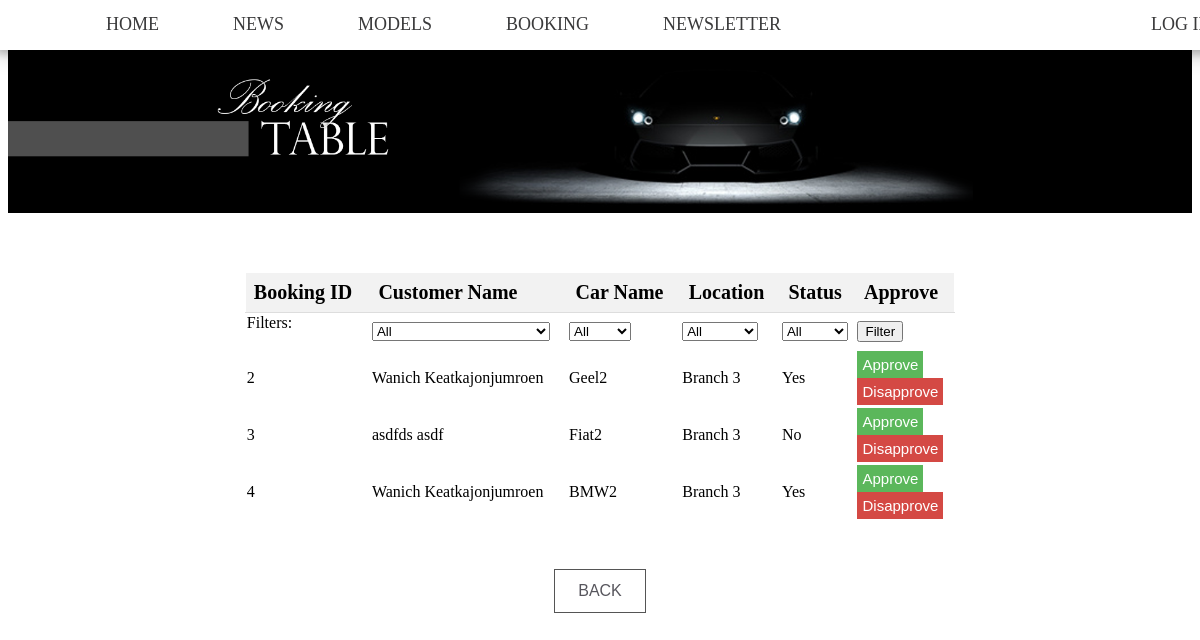
Screenshot of /booking-table.php with the database file from the repository.
### tables this page shows
CREATE TABLE `booking` (
  `bookingID` int(11) NOT NULL,
  `customerID` int(11) NOT NULL,
  `branchID` int(11) NOT NULL,
  `approved` int(1) NOT NULL DEFAULT '0',
  `productID` int(11) NOT NULL,
  `date` date NOT NULL
);

CREATE TABLE `customer` (
  `customerID` int(11) NOT NULL,
  `fName` varchar(30) NOT NULL,
  `lName` varchar(30) NOT NULL,
  `username` varchar(30) NOT NULL,
  `email` varchar(50) NOT NULL,
  `joinDate` datetime NOT NULL,
  `password` varchar(20) NOT NULL,
  `disabled` tinyint(1) NOT NULL
);

CREATE TABLE `product` (
  `productID` int(11) NOT NULL,
  `price` int(11) NOT NULL,
  `name` varchar(50) NOT NULL,
  `manufacturer` int(11) NOT NULL,
  `description` varchar(300) NOT NULL,
  `length` int(11) NOT NULL,
  `width` int(11) NOT NULL,
  `height` int(11) NOT NULL,
  `maxSpeed` int(11) NOT NULL,
  `acceleration` int(11) NOT NULL,
  `imageNum` int(11) NOT NULL DEFAULT '1',
  `disabled` int(11) NOT NULL DEFAULT '0'
);

CREATE TABLE `branch` (
  `branchID` int(11) NOT NULL,
  `name` varchar(20) NOT NULL,
  `location` varchar(200) NOT NULL
);

### booking-table.php (the view, shortened to what this page needs)
<html>
<head>
  <link rel="stylesheet" href="main.css"/>
  <header>
    <?php
    require_once('menu.php');
    ?>
  </head>
<body>
  <img style="margin: 2% 0% 5% 0%;" src="booking-table.png">
  <center>
    <table class="usertable" style="border-collapse: collapse; width: 60%;">
      <tr style = "background-color:#f2f2f2;" >
        <th style="padding: 8px; text-align: left; border-bottom: 1px solid #ddd; font-size: 20px;">Booking ID</th>
        <th style="padding: 8px; text-align: left; border-bottom: 1px solid #ddd; font-size: 20px;">Customer Name</th>
        <th style="padding: 8px; text-align: left; border-bottom: 1px solid #ddd; font-size: 20px;">Car Name</th>
        <th style="padding: 8px; text-align: left; border-bottom: 1px solid #ddd; font-size: 20px;">Location</th>
        <th style="padding: 8px; text-align: left; border-bottom: 1px solid #ddd; font-size: 20px;">Status</th>
        <th style="padding: 8px; text-align: left; border-bottom: 1px solid #ddd; font-size: 20px;">Approve</th>
      </tr>
      <tr>
        <td>
          <form action=booking-table.php>
          Filters:
        </td>
        <td>
          <select name='customer'>
            <option value="a">All</option>
          </select>
        </td>
        <td>
          <select name='car'>
            <option value="a">All</option>
          </select>
        </td>
        <td>
          <select name='branch'>
            <option value="a">All</option>
          </select>
        </td>
        <td>
          <select name = 'approved'>
            <option value="a"
            <?php if(isset($_GET['approved']) and $_GET['approved'] == 'a'){
              echo ' selected ';
            } ?> >All</option>
          </select>
        </td>
        <td>
          <input type='submit' value = 'Filter'></input>
        </td>
      </tr>
      <?php
      $q ='SELECT booking.approved, bookingID,fName,lName,branch.name as branchName, product.name as prodName
      from booking,customer,branch,product
      WHERE customer.customerID = booking.customerID
      AND booking.branchID = branch.branchID AND product.productID = booking.productID';
      $result = $mysqli->query($q);
      while($row = $result->fetch_array()){
        echo '<tr>';
        echo '<td>'.$row['bookingID'].'</td>';
        echo '<td>'.$row['fName'].' '.$row['lName'].'</td>';
        echo '<td>'.$row['prodName'].'</td>';
        echo '<td>'.$row['branchName'].'</td>';
        echo '<td>';
        if($row['approved'] == 0){
          echo 'Waiting';
        }elseif($row['approved'] == 1){
          echo 'No';
        }else{
          echo 'Yes';
        }
        echo '</td>';
        echo "<td>";
        echo "<a href = 'approve.php?approve=2&id=".$row['bookingID']."'><button class='button' style = 'font-size:15; padding:5;color:white;border-style:none;background-color:#5bb75b;'>Approve </button></a><br>";
        echo "<a href = 'approve.php?approve=1&id=".$row['bookingID']."'><button class='button' style = 'font-size:15; padding:5;color:white;border-style:none;background-color:#d44944;'>Disapprove </button></a>";
        echo "</td>";
        echo '</tr>';
      }
      ?>
    </table>
    <br>
    <br>
    <a href="admin.php"><button class="button">BACK</button></a>
  </center>
</body>
</html>

### menu.php (shortened to what this page needs)
<div class= "container">
  <nav class= "nav">
    <ul>
      <li><a href="index.php">HOME</a></li>
      <li><a href="index.php#news">NEWS</a></li>
      <li><a href="index.php#models">MODELS</a></li>
      <li><a href="Booking.php">BOOKING</a></li>
      <li><a href="index.php#contact">NEWSLETTER</a></li>
        <li><a href="login.php"><?php if(isset($_SESSION["user"])){
          echo "LOG OUT";
        }else{
          echo "LOG IN";
        }?>
        </a></li>
    </ul>
  </nav>
</div>
</header>

### main.css (style rules this page uses)
body { font-weight: 300; }
.container { width: 100% margin: 0 auto; padding-bottom: 20px; position : fixed; z-index: 1000; }
header { background: White; }
header::after { content: ''; display: table; clear: both; }
nav ul { list-style-type: none; margin: -1%; padding-right: 100%; background-color: white; box-shadow: 0 4px 8px 0 rgba(0, 0, 0, 0.2), 0 6px 20px 0 rgba(0, 0, 0, 0.19); width: 100%; position: fixed; }
nav li { display: inline-block; margin-left: 70px; margin-bottom: 15px; padding-top: 15px; position: relative; }
nav a { color: #3a3a3b; text-decoration: none; text-transform: uppercase; font-size: 18px; }
nav a:before { content: ''; display: block; height: 3px; width: 100%; background-color: black; position: relative; top: 0%; width: 0%; transition: all ease-in-out 250ms; }
img { display: block; margin: auto; max-width: 100%; height: auto; }
.button { background-color: white; color: #57565d; border: 1px solid #555555; padding: 1% 2%; font-size: 16px; }
table, tr, td { border: 1px solid white; margin-bottom: 1%; }

### rows the page displays
booking: bookingID "2", customerID.fName "Wanich", customerID.lName "Keatkajonjumroen", productID.name "Geel2", branchID.name "Branch 3", approved "Yes"
booking: bookingID "3", customerID.fName "asdfds", customerID.lName "asdf", productID.name "Fiat2", branchID.name "Branch 3", approved "No"
booking: bookingID "4", customerID.fName "Wanich", customerID.lName "Keatkajonjumroen", productID.name "BMW2", branchID.name "Branch 3", approved "Yes"
